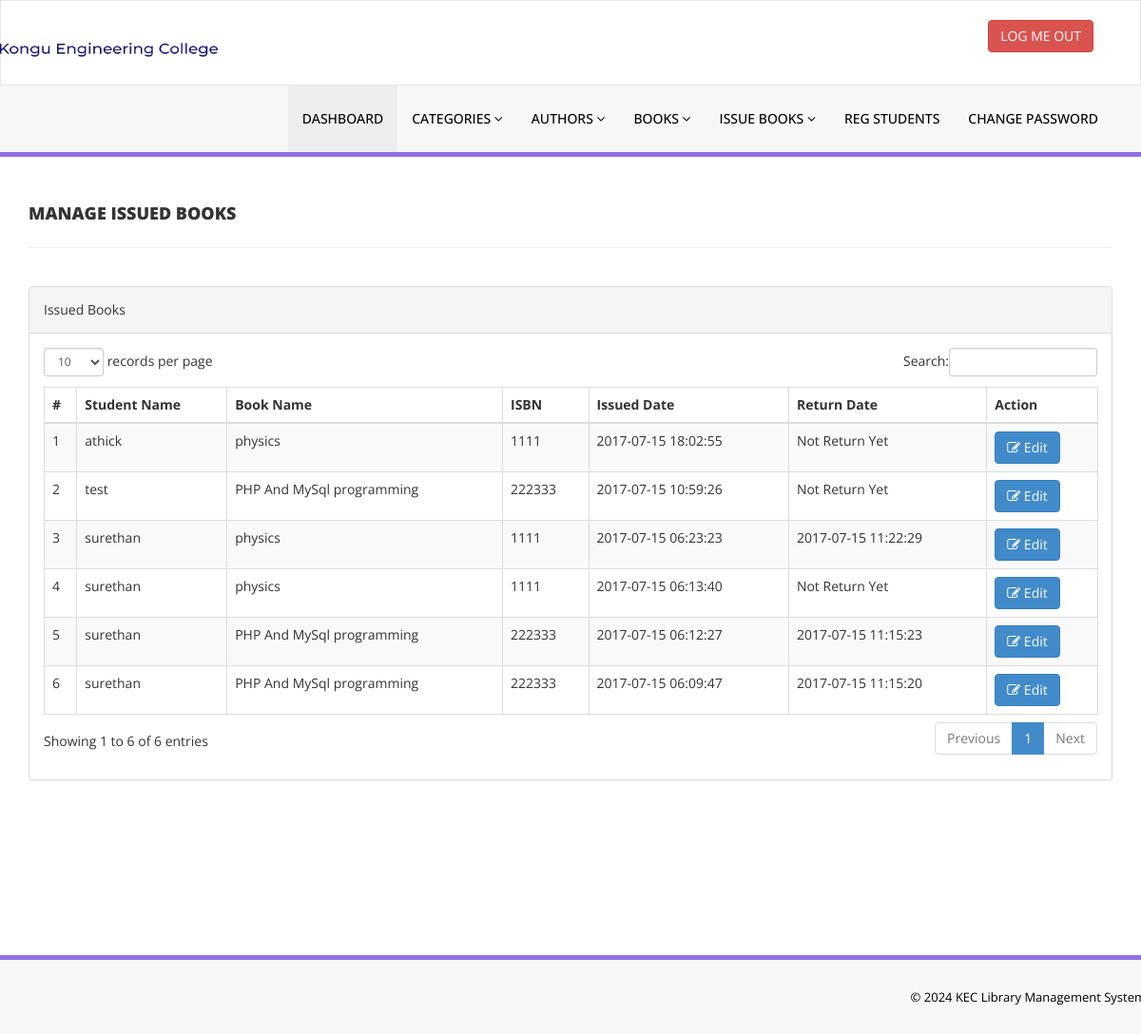
/library/admin/manage-issued-books.php (signed in), run on the app's committed database.
### tables this page shows
CREATE TABLE `tblissuedbookdetails` (
  `id` int(11) NOT NULL,
  `BookId` int(11) DEFAULT NULL,
  `StudentID` varchar(150) DEFAULT NULL,
  `IssuesDate` timestamp NULL DEFAULT current_timestamp(),
  `ReturnDate` timestamp NULL DEFAULT NULL ON UPDATE current_timestamp(),
  `RetrunStatus` int(1) DEFAULT NULL,
  `fine` int(11) DEFAULT NULL
);

CREATE TABLE `tblstudents` (
  `id` int(11) NOT NULL,
  `StudentId` varchar(100) DEFAULT NULL,
  `FullName` varchar(120) DEFAULT NULL,
  `EmailId` varchar(120) DEFAULT NULL,
  `MobileNumber` char(11) DEFAULT NULL,
  `Password` varchar(120) DEFAULT NULL,
  `Status` int(1) DEFAULT NULL,
  `RegDate` timestamp NULL DEFAULT current_timestamp(),
  `UpdationDate` timestamp NULL DEFAULT NULL ON UPDATE current_timestamp()
);

CREATE TABLE `tblbooks` (
  `id` int(11) NOT NULL,
  `BookName` varchar(255) DEFAULT NULL,
  `CatId` int(11) DEFAULT NULL,
  `AuthorId` int(11) DEFAULT NULL,
  `ISBNNumber` int(11) DEFAULT NULL,
  `BookPrice` int(11) DEFAULT NULL,
  `RegDate` timestamp NULL DEFAULT current_timestamp(),
  `UpdationDate` timestamp NULL DEFAULT NULL ON UPDATE current_timestamp()
);

### library/admin/manage-issued-books.php (the view, shortened to what this page needs)
<?php
include('includes/config.php');
if(strlen($_SESSION['alogin'])==0)
    {
header('location:index.php');
}
else{
    ?>
<!DOCTYPE html>
<html xmlns="http://www.w3.org/1999/xhtml">
<head>
    <link href="assets/css/bootstrap.css" rel="stylesheet" />
    <link href="assets/css/font-awesome.css" rel="stylesheet" />
    <link href="assets/js/dataTables/dataTables.bootstrap.css" rel="stylesheet" />
    <link href="assets/css/style.css" rel="stylesheet" />
</head>
<body>
<?php include('includes/header.php');?>
    <div class="content-wrapper">
         <div class="container">
        <div class="row pad-botm">
            <div class="col-md-12">
                <h4 class="header-line">Manage Issued Books</h4>
    </div>
     <div class="row">
</div>
        </div>
            <div class="row">
                <div class="col-md-12">
                    <div class="panel panel-default">
                        <div class="panel-heading">
                          Issued Books
                        </div>
                        <div class="panel-body">
                            <div class="table-responsive">
                                <table class="table table-striped table-bordered table-hover" id="dataTables-example">
                                    <thead>
                                        <tr>
                                            <th>#</th>
                                            <th>Student Name</th>
                                            <th>Book Name</th>
                                            <th>ISBN </th>
                                            <th>Issued Date</th>
                                            <th>Return Date</th>
                                            <th>Action</th>
                                        </tr>
                                    </thead>
                                    <tbody>
<?php $sql = "SELECT tblstudents.FullName,tblbooks.BookName,tblbooks.ISBNNumber,tblissuedbookdetails.IssuesDate,tblissuedbookdetails.ReturnDate,tblissuedbookdetails.id as rid from  tblissuedbookdetails join tblstudents on tblstudents.StudentId=tblissuedbookdetails.StudentId join tblbooks on tblbooks.id=tblissuedbookdetails.BookId order by tblissuedbookdetails.id desc";
$query = $dbh -> prepare($sql);
$query->execute();
$results=$query->fetchAll(PDO::FETCH_OBJ);
$cnt=1;
if($query->rowCount() > 0)
{
foreach($results as $result)
{               ?>
                                        <tr class="odd gradeX">
                                            <td class="center"><?php echo htmlentities($cnt);?></td>
                                            <td class="center"><?php echo htmlentities($result->FullName);?></td>
                                            <td class="center"><?php echo htmlentities($result->BookName);?></td>
                                            <td class="center"><?php echo htmlentities($result->ISBNNumber);?></td>
                                            <td class="center"><?php echo htmlentities($result->IssuesDate);?></td>
                                            <td class="center"><?php if($result->ReturnDate=="")
                                            {
                                                echo htmlentities("Not Return Yet");
                                            } else {
                                            echo htmlentities($result->ReturnDate);
}
                                            ?></td>
                                            <td class="center">
                                            <a href="update-issue-bookdeails.php?rid=<?php echo htmlentities($result->rid);?>"><button class="btn btn-primary"><i class="fa fa-edit "></i> Edit</button>
                                            </td>
                                        </tr>
 <?php $cnt=$cnt+1;}} ?>
                                    </tbody>
                                </table>
                            </div>
                        </div>
                    </div>
                </div>
            </div>
    </div>
    </div>
  <?php include('includes/footer.php');?>
</body>
</html>
<?php } ?>

### library/admin/assets/css/style.css (style rules this page uses)
.content-wrapper { margin-top: 40px; min-height:800px; padding-bottom:90px; }
.header-line { font-weight:900; padding-bottom:25px; border-bottom:1px solid #eeeeee; text-transform:uppercase; }
.pad-botm { padding-bottom:30px; }

### data on the page
tblissuedbookdetails: tblstudents.FullName "athick", BookId.BookName "physics", BookId.ISBNNumber "1111", IssuesDate "2017-07-15 18:02:55"
tblissuedbookdetails: tblstudents.FullName "test", BookId.BookName "PHP And MySql programming", BookId.ISBNNumber "222333", IssuesDate "2017-07-15 10:59:26"
tblissuedbookdetails: tblstudents.FullName "surethan", BookId.BookName "physics", BookId.ISBNNumber "1111", IssuesDate "2017-07-15 06:23:23", ReturnDate "2017-07-15 11:22:29"
tblissuedbookdetails: tblstudents.FullName "surethan", BookId.BookName "physics", BookId.ISBNNumber "1111", IssuesDate "2017-07-15 06:13:40"
tblissuedbookdetails: tblstudents.FullName "surethan", BookId.BookName "PHP And MySql programming", BookId.ISBNNumber "222333", IssuesDate "2017-07-15 06:12:27", ReturnDate "2017-07-15 11:15:23"
tblissuedbookdetails: tblstudents.FullName "surethan", BookId.BookName "PHP And MySql programming", BookId.ISBNNumber "222333", IssuesDate "2017-07-15 06:09:47", ReturnDate "2017-07-15 11:15:20"
